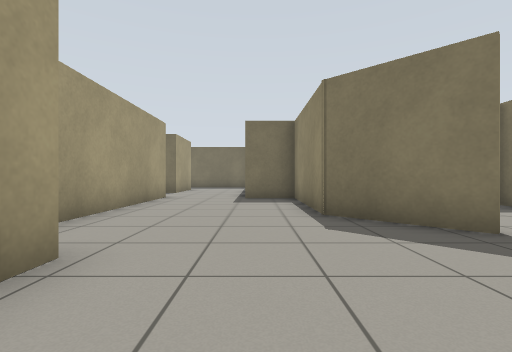
[1] (above)

24 first-person views from a walk through a robot-simulator world made for Gazebo. The camera is 0.72 m above the floor, looks level and sees 85° across. Floor lines are 1 m apart. The floor is counted in squares, 1 m on a side. Each view is taken from the middle of a square. On the plan, view 1 faces up. The plan holds only what a view shows up to about 10 squares ahead; the rest is blank.

[2]
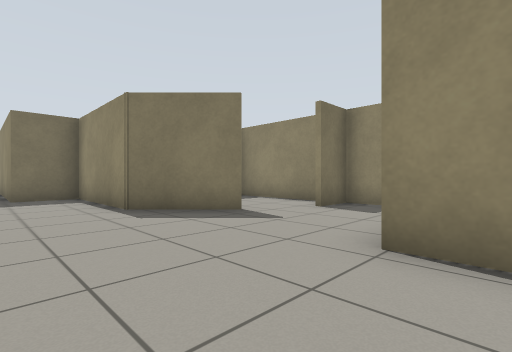

[3]
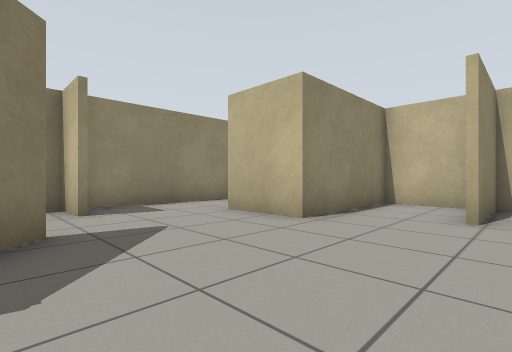

[4]
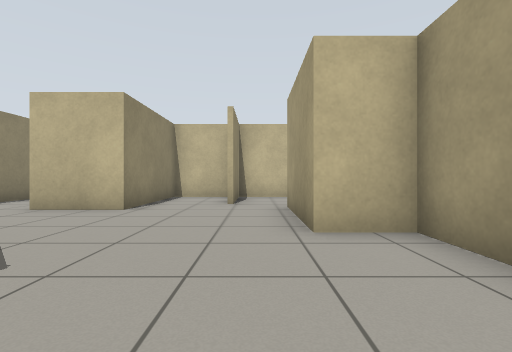

[5]
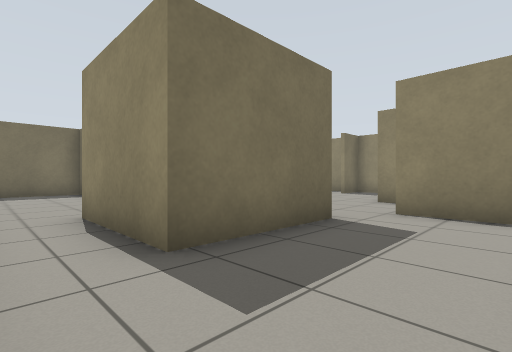

[6]
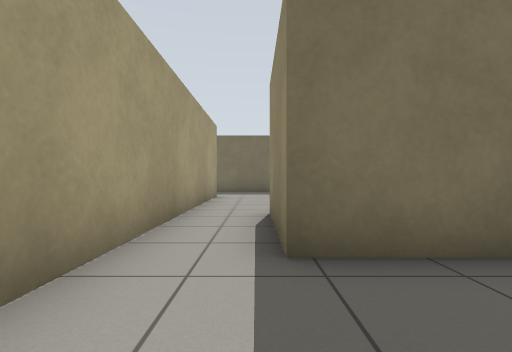

[7]
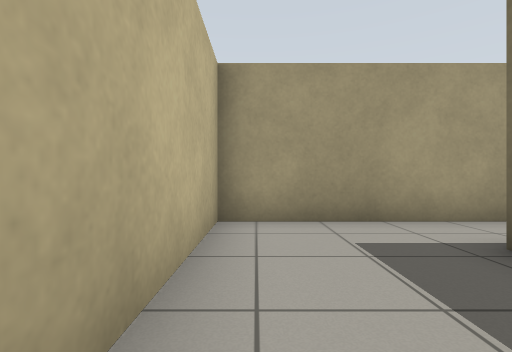

[8]
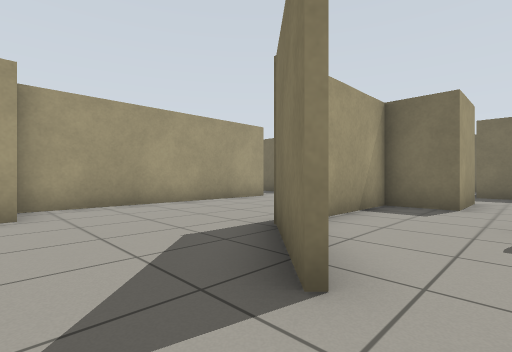

[9]
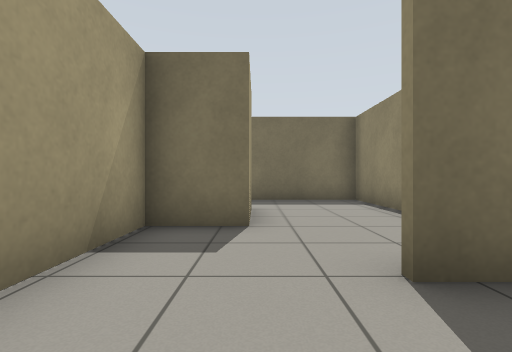

[10]
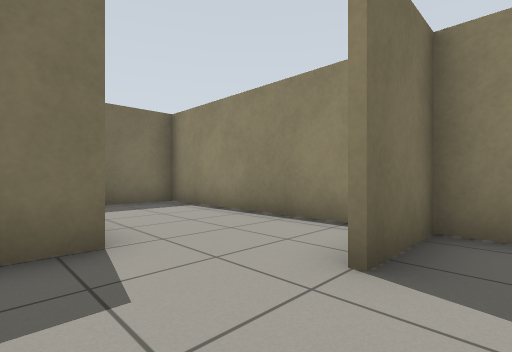

[11]
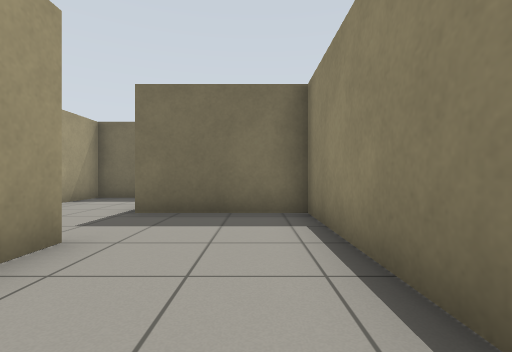

[12]
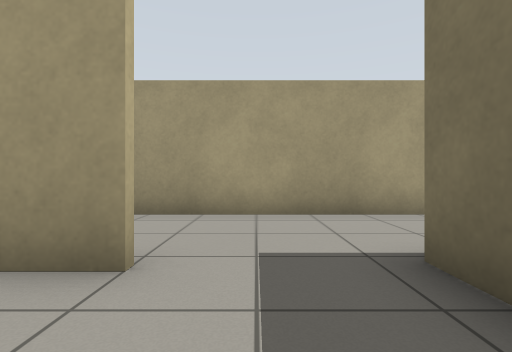

[13]
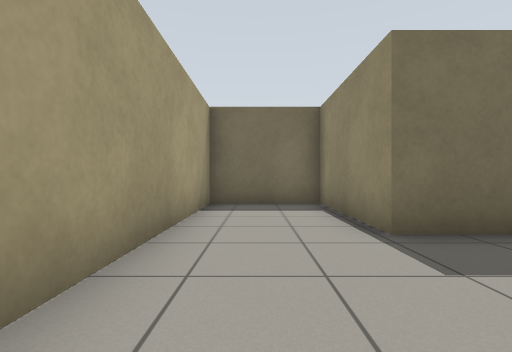

[14]
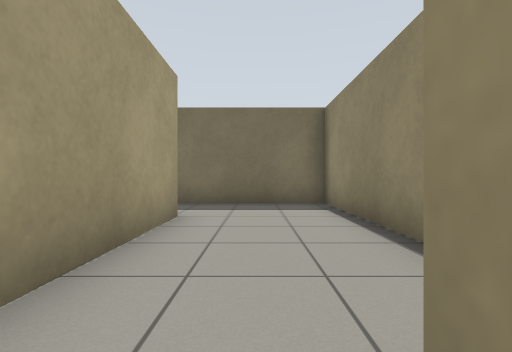

[15]
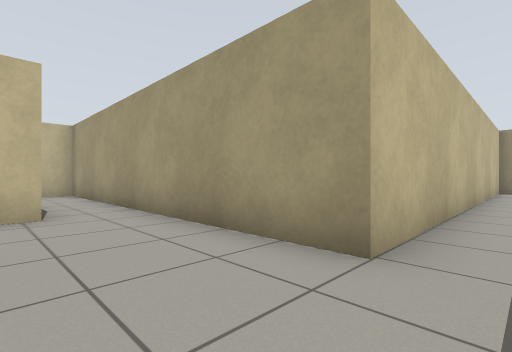

[16]
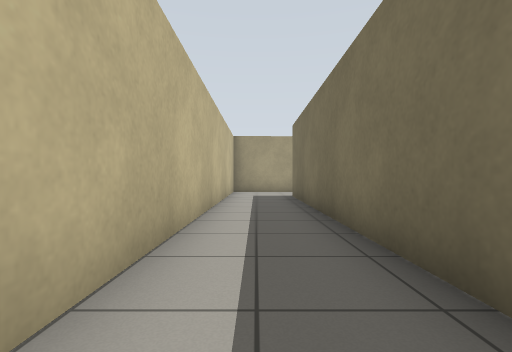

[17]
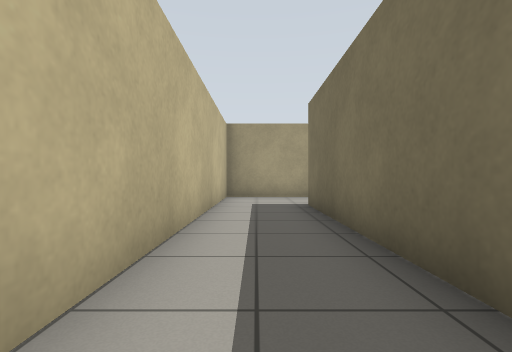

[18]
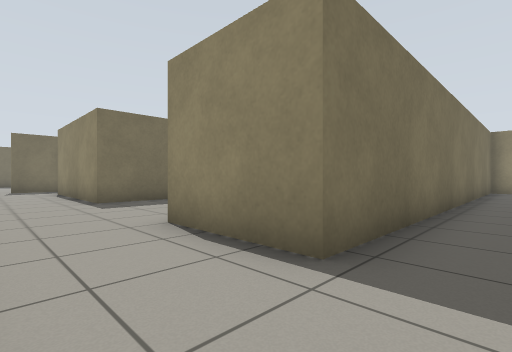

[19]
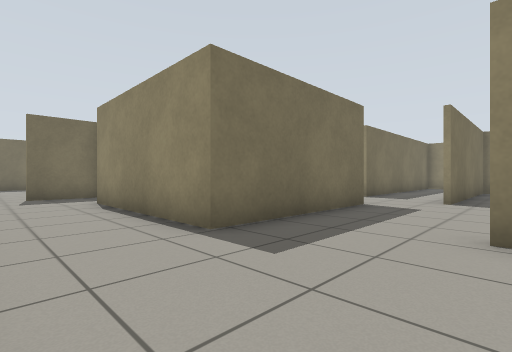

[20]
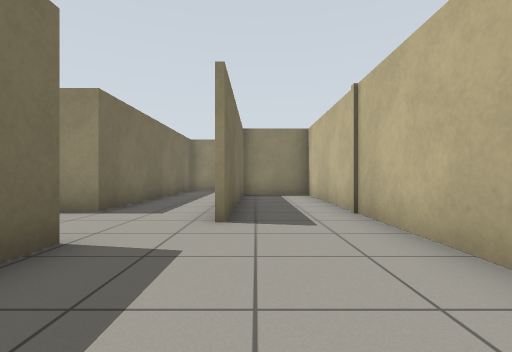

[21]
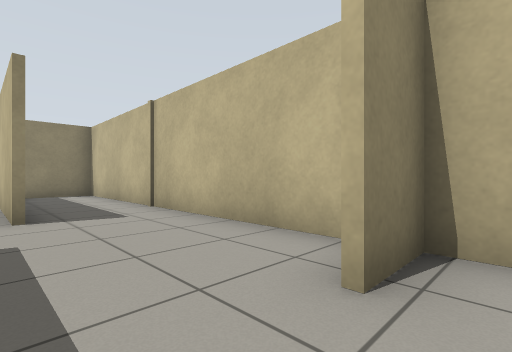

[22]
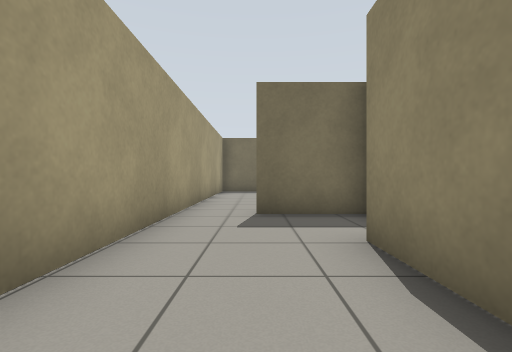

[23]
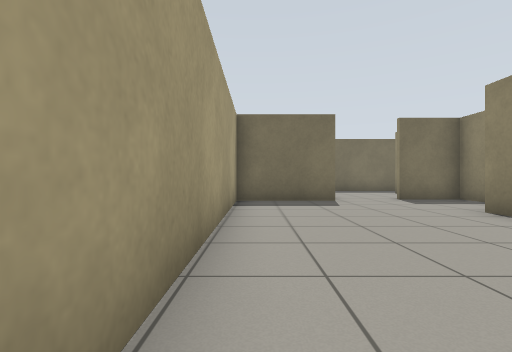

[24]
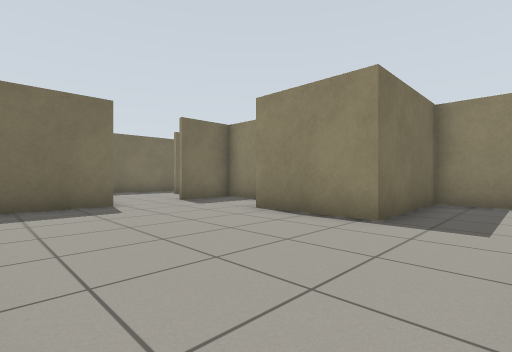

### Floor plan
Ten units are one square. View 1 is at (0, 0); x grows to the right and y downward. Boxes are objects, and circles mark ways between rooms. Rooms are numbered by the first view taken in them; rooms with no view inside come last. Other rooms are left out.
<svg viewBox="-191 -321 256 362">
<path fill="none" stroke="#000" d="M-32 -50 -32 -93 -64 -93M30 -34 13 -52 13 -90 -4 -90M-64 -70 -64 36 -4 36 -4 11M-30 -95 -30 -24 -17 -24 -17 6 -47 6 -47 -24 -41 -24M-1 36 18 36 18 -1 39 -1M60 -26 47 -26M60 20 60 -29M60 -80 60 -134 27 -134M29 -111 29 -90 14 -90 14 -64M47 -27 60 -27M60 -29 60 -69 40 -69M27 -134 27 -172 -2 -172 -2 -96M-110 -161 -158 -161 -158 -211M-96 -146 -68 -146M-149 -233 -170 -233M-135 -120 -39 -120M-99 -242 -99 -258 -135 -258 -135 -286M-149 -120 -143 -120 -143 -134M-40 -172 -83 -172 -83 -180M-40 -145 -96 -145M-36 -122 -36 -140M-64 -93 -158 -93 -158 -121M-185 -99 -185 -70 -64 -70M-117 -302 -117 -316 -136 -316M-156 -311 -186 -311 -185 -196M-4 -90 -4 -121"/>
<circle cx="40" cy="-30" r="3" fill="#2a7"/>
<circle cx="-15" cy="-100" r="3" fill="#2a7"/>
<circle cx="-70" cy="-80" r="3" fill="#2a7"/>
<circle cx="30" cy="-125" r="3" fill="#2a7"/>
<text x="-20" y="-30">1</text>
<text x="40" y="-80">2</text>
<text x="20" y="-130">3</text>
<text x="-120" y="-180">4</text>
</svg>
Room 1 opens to room 2. Room 1 opens to room 4. Room 2 opens to room 3.

Where each view was taken, in squares from view 1:
view 1: 0 up, 0 right, facing up
view 2: 1 down, 1 left, facing up-right
view 3: 4 up, 1 left, facing down-right
view 4: 6 up, 1 left, facing down
view 5: 3 down, 6 left, facing up-right
view 6: 3 down, 5 left, facing up
view 7: 3 down, 2 left, facing left
view 8: 2 up, 4 right, facing up-left
view 9: 5 up, 3 right, facing up
view 10: 6 up, 2 right, facing up-right
view 11: 8 up, 5 right, facing up
view 12: 12 up, 5 right, facing left
view 13: 10 up, 1 right, facing up
view 14: 2 up, 5 left, facing up
view 15: 8 up, 4 left, facing down-left
view 16: 8 up, 6 left, facing left
view 17: 8 up, 9 left, facing left
view 18: 8 up, 18 left, facing up-right
view 19: 13 up, 18 left, facing up-right
view 20: 14 up, 14 left, facing right
view 21: 15 up, 15 left, facing down-right
view 22: 18 up, 17 left, facing up
view 23: 23 up, 18 left, facing up
view 24: 24 up, 18 left, facing up-right
